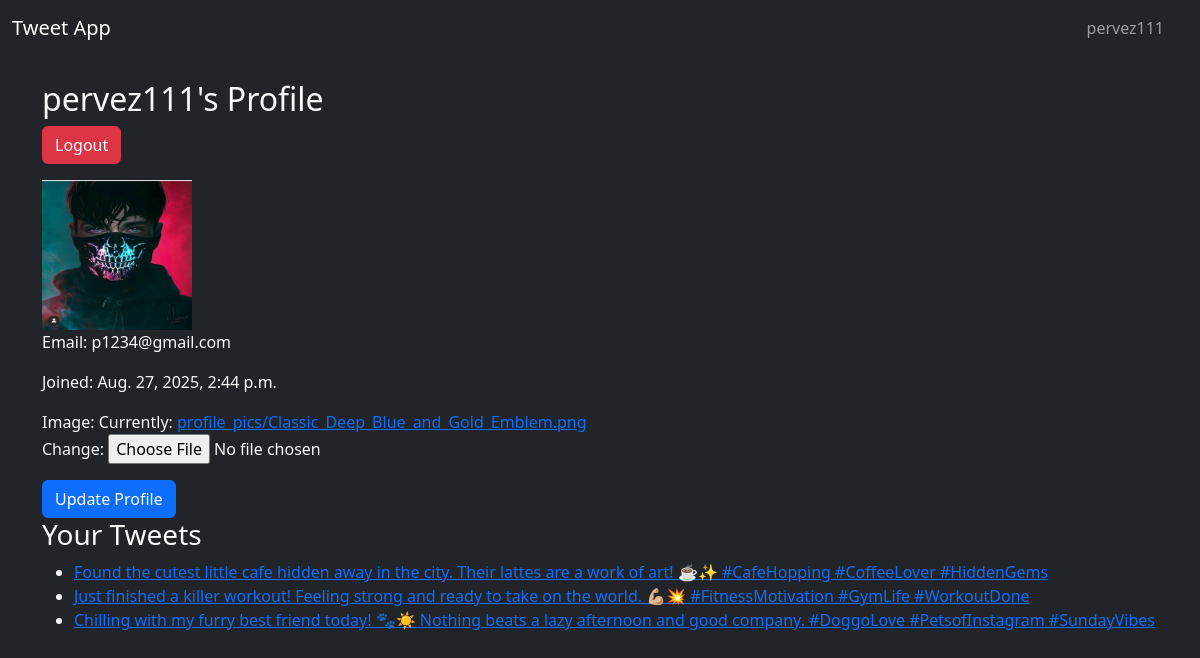
The app's page /profile/ (signed in) with its own data.
### tweetapp/models.py (models this page shows, shortened)
class Profile(models.Model):
    user = models.OneToOneField(User, on_delete=models.CASCADE)
    image = models.ImageField(upload_to='profile_pics/', default='default.jpg')

class Tweet(models.Model):
    author = models.ForeignKey(User, on_delete=models.CASCADE, related_name='tweets')
    content = models.CharField(max_length=300)
    image = models.ImageField(upload_to='tweet_images/', blank=True, null=True)
    created_at = models.DateTimeField(auto_now_add=True)
    updated_at = models.DateTimeField(auto_now=True)
    class Meta:
        ordering = ['-created_at']

### tweetapp/views.py (the view)
# urls.py: path('profile/', views.profile, name='profile'),
@login_required
def profile(request):
    user = request.user
    tweets = user.tweets.all()
    if request.method == "POST":
        pform = ProfileForm(request.POST, request.FILES, instance=user.profile)
        if pform.is_valid():
            pform.save()
            messages.success(request, 'Profile Updated')
            return redirect('profile')
    else:
        pform = ProfileForm(instance=user.profile)
    return render(request, 'tweetapp/profile.html', {
        'user_obj': user,
        "tweets": tweets,
        "pform": pform
    })

### tweetapp/forms.py
class ProfileForm(forms.ModelForm):
    class Meta:
        model = Profile
        fields = ['image']

### tweetapp/templates/tweetapp/profile.html (shortened to what this page needs)
{% extends "tweetapp/base.html" %}
{% block content %}
<h2>{{ user_obj.username }}'s Profile</h2>
<p>
    <a href="{% url 'logout' %}" class="btn btn-danger">Logout</a>
</p>
{% if user_obj.profile.picture %}
    <img src="{{ user_obj.profile.picture.url }}" alt="Profile Pic" width="150" height="150">
{% else %}
    <img src="/static/default.jpg" alt="Default Profile Pic" width="150" height="150">
{% endif %}
<p>Email: {{ user_obj.email }}</p>
<p>Joined: {{ user_obj.date_joined }}</p>
<form method="post" enctype="multipart/form-data">
    {{ pform.as_p }}
    <button type="submit" class="btn btn-primary">Update Profile</button>
</form>
<h3>Your Tweets</h3>
<ul>
    {% for tweet in tweets %}
        <li><a href="{% url 'tweet_detail' tweet.id %}">{{ tweet.content }}</a></li>
    {% empty %}
        <p>No tweets yet.</p>
    {% endfor %}
</ul>
{% endblock %}

### tweetapp/templates/tweetapp/base.html (shortened to what this page needs)
<!DOCTYPE html>
<html lang="en">
<head>
    <link href="https://cdn.jsdelivr.net/npm/bootstrap@5.3.3/dist/css/bootstrap.min.css" rel="stylesheet">
</head>
<body class = "bg-dark text-light">
    <nav class="navbar navbar-expand-lg navbar-dark bg-dark">
        <div class="container-fluid " >
            <a href="{% url "index" %}" class="navbar-brand"> Tweet App </a>
            <div class="collapse navbar-collapse">
                <ul class="navbar-nav ms-auto">
                    {% if user.is_authenticated %}
                    <li class="nav-item">
                        <a href="{% url "profile" %}" class="nav-link">
                            {{user.username}}
                        </a>
                    </li>
                    <li class="nav-item">
                        <a href="{% url "logout" %}" class="nav-link">
                        </a>
                    </li>
                    {% endif %}
                </ul>
            </div>
        </div>
    </nav>
    <div class="container mt-4">
        {% block content %}{% endblock %}
    </div>
</body>
</html>

### records on screen
Tweet: content "Found the cutest little cafe hidden away in the city. Their lattes are a work of art! ☕️✨ #CafeHopping #CoffeeLover #HiddenGems"
Tweet: content "Just finished a killer workout! Feeling strong and ready to take on the world. 💪🏼💥 #FitnessMotivation #GymLife #WorkoutDone"
Tweet: content "Chilling with my furry best friend today! 🐾☀️ Nothing beats a lazy afternoon and good company. #DoggoLove #PetsofInstagram #SundayVibes"

### other values on screen
{{ user.username }} "pervez111"
{{ user_obj.username }} "pervez111"
{{ user_obj.email }} "p1234@gmail.com"
{{ user_obj.date_joined }} "Aug. 27, 2025, 2:44 p.m."
